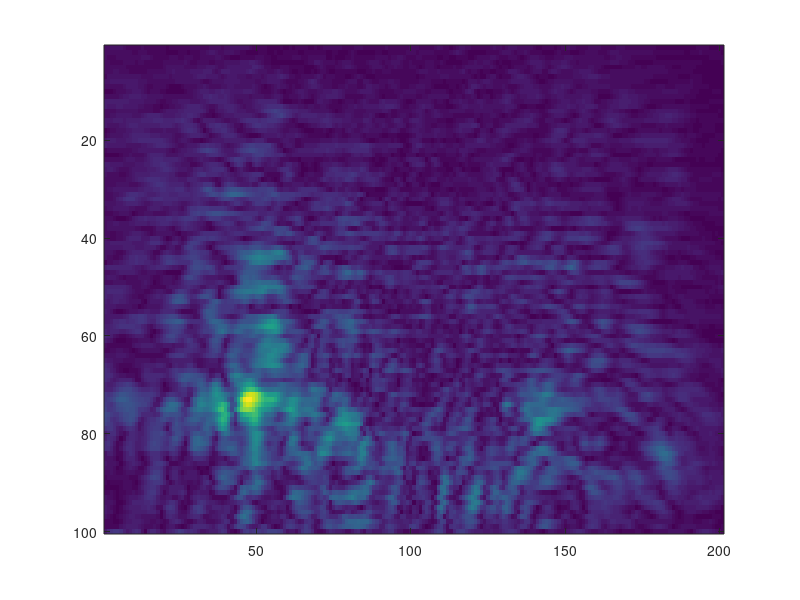
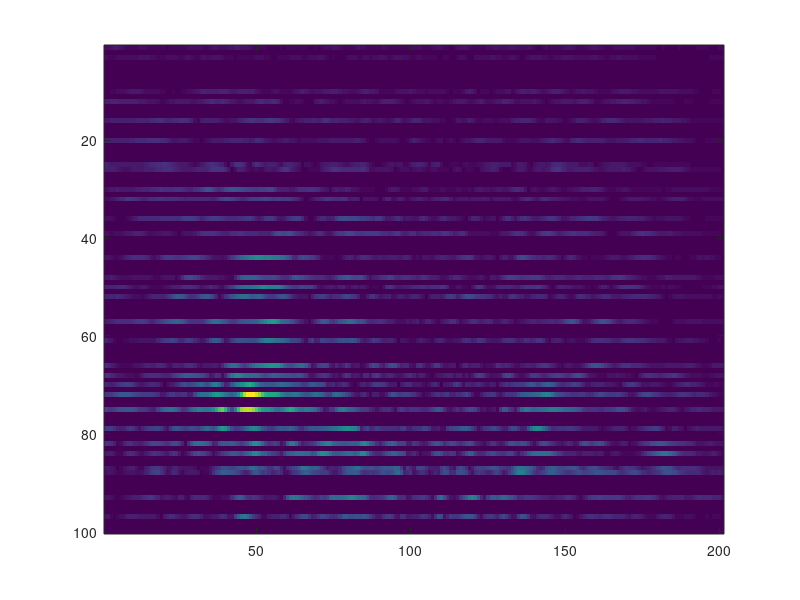

MATLAB code to generate these figures, in order: (Note: this script raises an error after producing the figures.)
clear
close all
clc
tic;

%% load data

addpath('utils');
data=load('sardata.mat');data=data.sardata;
sarData=data.range_slice;figure;imagesc(abs(sarData));    %range slice echo
xyz=data.slice_xyz;                                       %dx dy and distance z0
params=data.params;

%% imaging parameters

dx=xyz.dx;
dy=xyz.dy;                        % Sampling interval at x,y axis in mm
z0=xyz.distance;                  %distance of radar and target at mm
f0=params.f0;                     % start frequency
c=params.c;                       % speed of light
fslope=params.fslope;             % Slope const (Hz/sec)
fs=params.fs;                     % Sampling rate (sps)
num_sample=params.num_sample;     % Number of sampling points at z axis
nFFTspace=params.nFFTspace;       % Number of FFT points for wave-domain

k = 2*pi*f0/c;                    %wave number
imSize =400;                      %image size at mm
amplitude=-40;                    % amplitude of [-40,0] dB after normalization

%% mask of different sparse sampling

[M,N]= size(sarData);mask=zeros(M,N);truncated_L=floor(N/2);
% uniform row undersample
% masknum=4;mask([1:masknum:M],:)=1;     

% 30% non-uniform row undersample
mask([1,3,10,12,16,20,25,26,30,32,36,39,44,48,50,52,57,61,66,68,70,72,75,79,82,84,87,88,93,97],:)=1;

sarData=sarData.*mask;figure;imagesc(abs(sarData));     % mask
fprintf('percent=%.6f\n',nnz(sarData)/numel(sarData));  % percent
maxMod=max(abs(sarData(:)));sarData=sarData/maxMod;     %normalization

%% Truncated-DCT  (TD)

sarData=TD(sarData,truncated_L);
figure;imagesc(abs(sarData));

%% Matrix Completion  (TVecA/TCTA)

% proposed TVecA        
R=80;   % pencil parameter
mu=2;           %penalty parameter
e_rank=R/4;     %e_rank
K=30;           %iterations
sarData=TVecA(sarData,R,mu,K,e_rank);

% proposed TCTA
% P=10;  % pencil parameter
% Q=P;            % pencil parameter
% mu=2;           %penalty parameter
% e_rank=P+Q;     %e_rank 
% K=30;           %iterations
% sarData=TCTA(sarData,P,Q,mu,K,e_rank);

figure;imagesc(abs(sarData));

%% zero-padding and IDCT(ITD)

sarData=ITD(sarData,N,truncated_L);
figure;imagesc(abs(sarData));

%% rma 2d imaging

rma_2d(dx,dy,k,z0,sarData,nFFTspace,amplitude,imSize); %imaging of one range slice 

elapsedTime = toc ;

